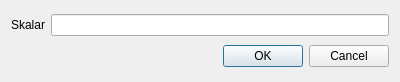
<?xml version="1.0" encoding="UTF-8"?>
<ui version="4.0">
 <class>Dialog</class>
 <widget class="QDialog" name="Dialog">
  <property name="geometry">
   <rect>
    <x>0</x>
    <y>0</y>
    <width>400</width>
    <height>82</height>
   </rect>
  </property>
  <property name="windowTitle">
   <string>Dialog</string>
  </property>
  <layout class="QVBoxLayout" name="verticalLayout">
   <item>
    <layout class="QHBoxLayout" name="horizontalLayout">
     <item>
      <widget class="QLabel" name="label_scalar">
       <property name="text">
        <string>Skalar</string>
       </property>
      </widget>
     </item>
     <item>
      <widget class="QLineEdit" name="scalar_edit"/>
     </item>
    </layout>
   </item>
   <item>
    <widget class="QDialogButtonBox" name="buttonBox">
     <property name="orientation">
      <enum>Qt::Horizontal</enum>
     </property>
     <property name="standardButtons">
      <set>QDialogButtonBox::Cancel|QDialogButtonBox::Ok</set>
     </property>
    </widget>
   </item>
  </layout>
 </widget>
 <resources/>
 <connections>
  <connection>
   <sender>buttonBox</sender>
   <signal>accepted()</signal>
   <receiver>Dialog</receiver>
   <slot>accept()</slot>
   <hints>
    <hint type="sourcelabel">
     <x>248</x>
     <y>254</y>
    </hint>
    <hint type="destinationlabel">
     <x>157</x>
     <y>274</y>
    </hint>
   </hints>
  </connection>
  <connection>
   <sender>buttonBox</sender>
   <signal>rejected()</signal>
   <receiver>Dialog</receiver>
   <slot>reject()</slot>
   <hints>
    <hint type="sourcelabel">
     <x>316</x>
     <y>260</y>
    </hint>
    <hint type="destinationlabel">
     <x>286</x>
     <y>274</y>
    </hint>
   </hints>
  </connection>
 </connections>
</ui>
